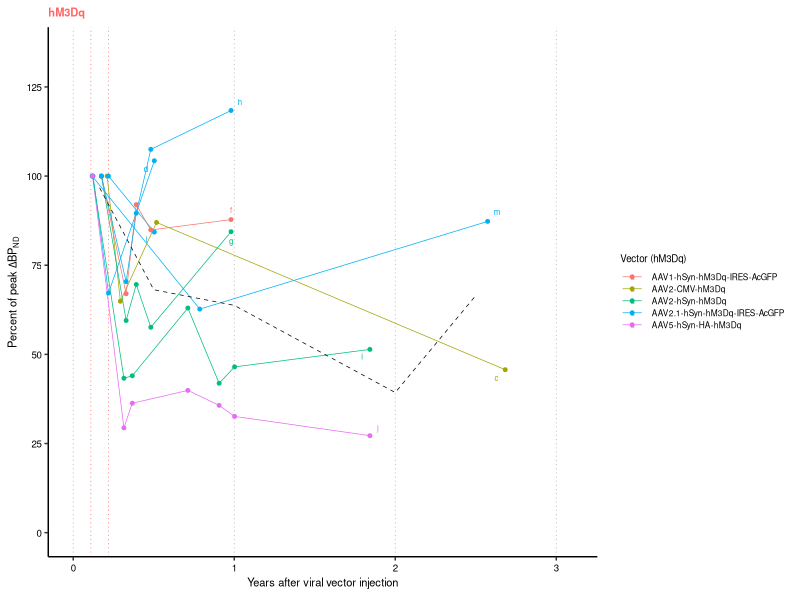
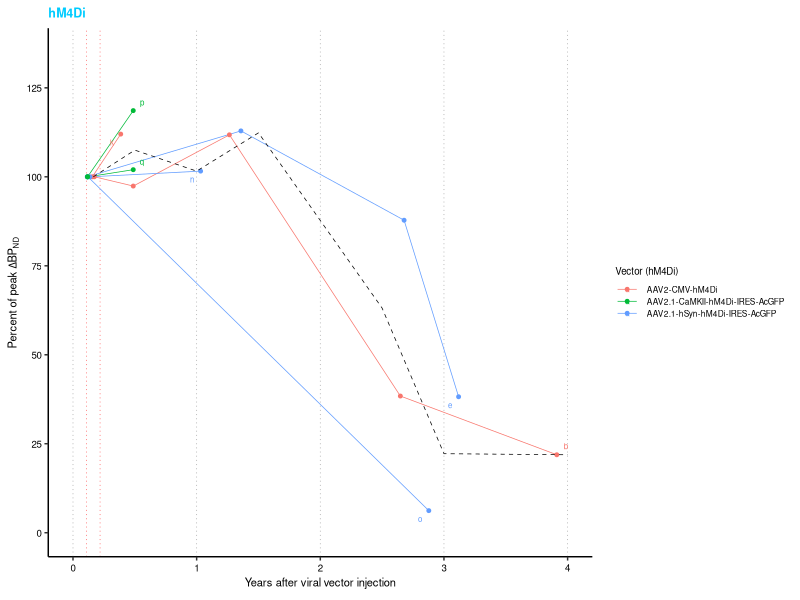
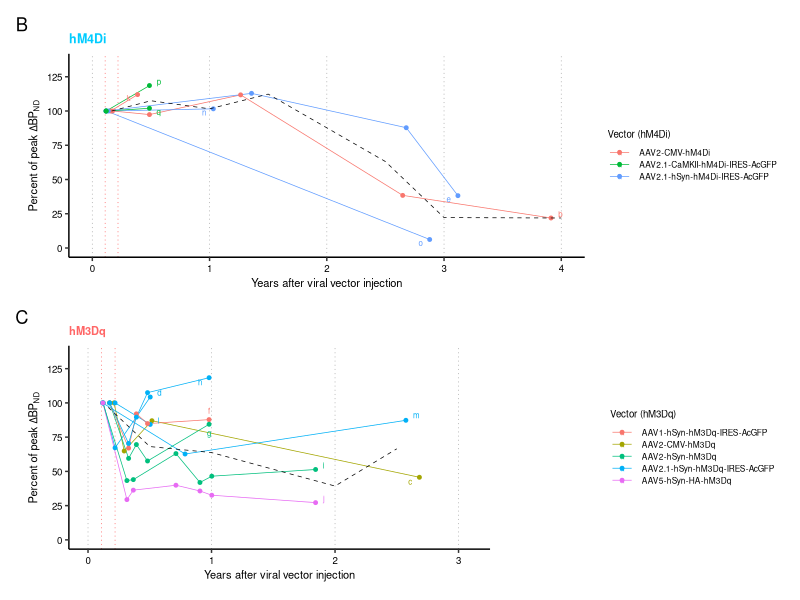

Here is the R script that generated these plots, in order:
library(tidyverse)
library(patchwork)
library(ggrepel)
library(openxlsx)
#library(ggpmisc)

rm(list=ls())

#-#-#-#-#-#-#-#-#
#  data import  #
#-#-#-#-#-#-#-#-#
df=read.csv(file="fig2_rev.csv")

df_m3=df %>%
  dplyr::filter(dreadd=="hM3Dq") %>%
  mutate(year2=if_else(day<81,60/365.25,round(year*2)/2))

df_m4=df %>%
  dplyr::filter(dreadd=="hM4Di") %>%
  mutate(year2=if_else(day<81,60/365.25,round(year*2)/2))

# for label
df_m3_label = df_m3 %>%
  group_by(idxregion) %>%
  mutate(last=max(day)) %>%
  dplyr::filter(day==last)

df_m4_label = df_m4 %>%
  group_by(idxregion) %>%
  mutate(last=max(day)) %>%
  dplyr::filter(day==last)

# averaging
df_m3_mean=df_m3 %>%
  group_by(year2) %>%
  summarise(avg=mean(ratio))

df_m4_mean=df_m4 %>%
  group_by(year2) %>%
  summarise(avg=mean(ratio))

#-#-#-#-#-#-#
# variables #
#-#-#-#-#-#-#
xlab2=expression(paste("Years after viral vector injection"))
x1=40/365.25
x2=80/365.25
m3figratio=c(5.3,1)
m3shapeidx=c(23,21,22,24,25)
m4shapeidx=c(21,22)
M3color="#FF6666"
M4color="#00CCFF"
M4negative="#004ACC"

#-#-#-#-#-#-#-#-#
# make figures  #
#-#-#-#-#-#-#-#-#
g_m3_ratio = ggplot(df_m3,aes(x=year,y=ratio))+
  geom_vline(xintercept=c(x1,x2),linetype="dotted",color="#FF6666",linewidth=0.25)+
  geom_line(aes(color=vector,group=idxregion),linewidth=0.25)+
  geom_point(size=1,aes(color=vector,group=idxregion))+
  geom_line(data = df_m3_mean,aes(x=year2,y=avg),linewidth=0.25,linetype="dashed")+
  geom_text_repel(
    data=df_m3_label,
    aes(label=symbol,color=vector),
    size=2
  )+
  theme_classic()+
  theme(
    strip.background = element_blank(),
    strip.text = element_text(size=8),
    legend.position = "right",
    legend.box = "vertical",
    legend.title = element_text(size=7),
    legend.text = element_text(size=6),
    legend.key.height = unit(3,"mm"), 
    plot.title = element_text(color=M3color,face="bold",size=8),
    panel.grid.major.x= element_line(color="#AAAAAA",linetype="dotted",linewidth=0.25),
    panel.grid.major.y= element_blank(),
    panel.grid.minor = element_blank(),
    panel.background = element_blank(),
    axis.text=element_text(size=7,color="black"),
    axis.title=element_text(size=8)
  )+
  scale_y_continuous(limits=c(0,135),breaks=seq(0,150,25))+
  scale_x_continuous(limits=c(0,3.1),breaks=seq(0,5,1))+
  scale_shape_manual(values=m3shapeidx)+
  labs(
    title="hM3Dq",
    x=xlab2,
    y=expression(paste("Percent of peak ",Delta,{BP[ND]})),
    color="Vector (hM3Dq)"
  )

g_m3_ratio

g_m4_ratio = ggplot(df_m4,aes(x=year,y=ratio))+
  geom_vline(xintercept=c(x1,x2),linetype="dotted",color="#FF6666",linewidth=0.25)+
  geom_line(aes(color=vector,group=idxregion),linewidth=0.25)+
  geom_point(size=1,aes(color=vector,group=idxregion))+
  geom_line(data = df_m4_mean,aes(x=year2,y=avg),size=0.25,linetype="dashed")+
  geom_text_repel(
    max.overlaps = 20,
    data=df_m4_label,
    aes(label=symbol,color=vector),
    size=2
  )+
  theme_classic()+
  theme(
    strip.background = element_blank(),
    strip.text = element_text(size=8),
    legend.position = "right",
    legend.box = "vertical",
    legend.title = element_text(size=7),
    legend.text = element_text(size=6),
    legend.key.height = unit(3,"mm"), 
    plot.title = element_text(color=M4color,face="bold",size=9),
    panel.grid.major.x= element_line(color="#AAAAAA",linetype="dotted",linewidth=0.25),
    panel.grid.major.y= element_blank(),
    panel.grid.minor = element_blank(),
    panel.background = element_blank(),
    axis.text=element_text(size=7,color="black"),
    axis.title=element_text(size=8)
  )+
  scale_y_continuous(limits=c(0,135),breaks=seq(0,150,25))+
  scale_x_continuous(limits=c(0,4),breaks=seq(0,5,1))+
  scale_shape_manual(values=m4shapeidx)+
  labs(
    title="hM4Di",
    x=xlab2,
    y=expression(paste("Percent of peak ",Delta,{BP[ND]})),
    color="Vector (hM4Di)"
  )

g_m4_ratio

gfig2_ratio=g_m4_ratio/(g_m3_ratio+plot_spacer()+plot_layout(guides="collect",widths=m3figratio))+
  plot_annotation(tag_levels = list(c("B","C")),theme=theme(plot.tag = element_text(size=9)))
gfig2_ratio

#end of note